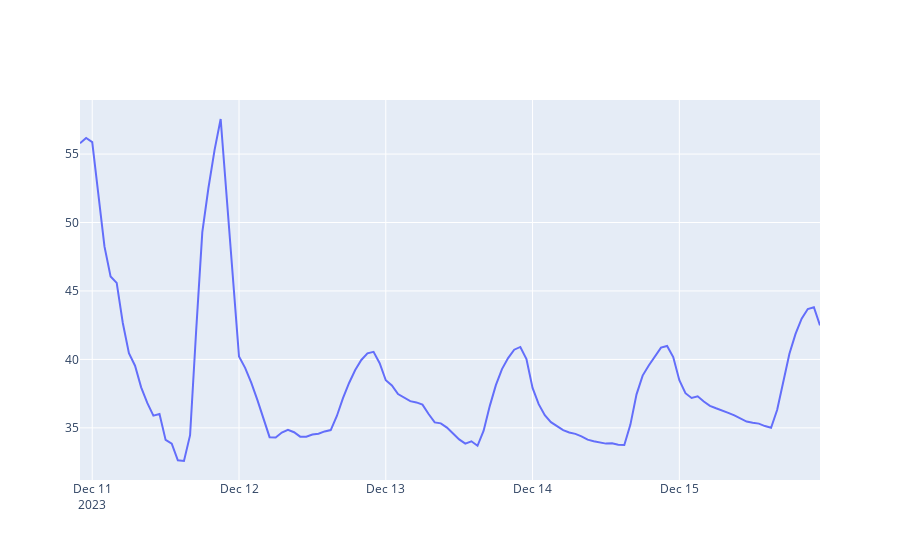

The notebook cell saved with this chart:
### Code cell
import plotly.graph_objects as go

fig = go.Figure()
fig.add_trace(go.Scatter(x=plot_df[0], y=plot_df["temp"],
                    line_shape='linear'))
